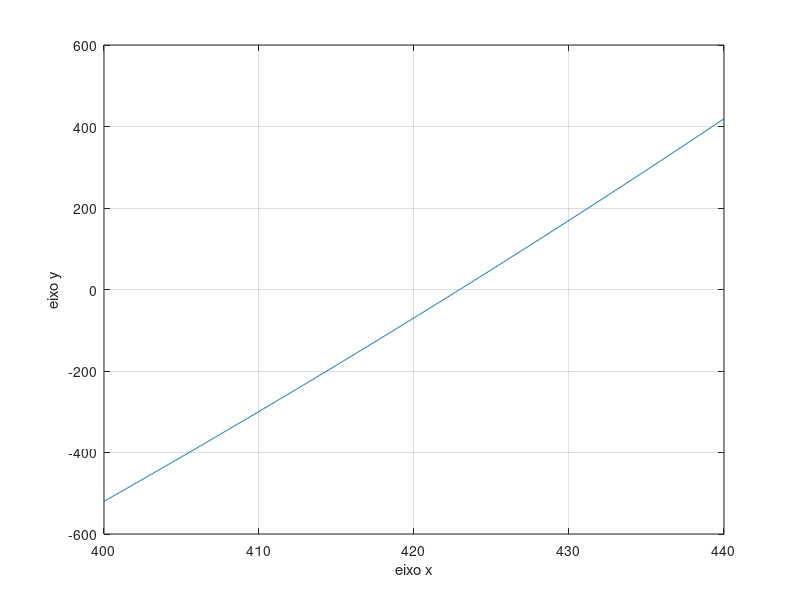

MATLAB code for this plot:
clc
clear all 
format long


x = [400:0.05:440];
% y =  (45.36*10.^-9)*x.^4 + 10*x - 5323.39;
% y = ( (pi)*0.1*0.25 * ( 10*(x - 298) + ((45.36*10.^-9)*(x.^4 - (298).^4)) ) )/18405;
 
y =  (45.36*10.^-9)*x.^4 + 10*x - 5681.105;

plot(x,y)    % nesse caso muda cor e coloca circulos
xlabel('eixo x')
ylabel('eixo y')
grid;


clc
clear all 

tol = 0.5*10.^-5;
x(1) = 430;


for i = 1:1000,
  
    
    %  x(i + 1) = x(i) - ( ( (45.36*10.^-9)*x(i).^4 + 10*x(i) - 5681.105 ) / ( (181.44*10.^-9)*x(i).^3 + 10 ) );
       x(i + 1) = x(i) - ( ( (45.36*10.^-9)*x(i).^4 + 10*x(i) - 5681.10578 ) / ( (181.44*10.^-9)*x(i).^3 + 10 ) );
    
    
     if abs( x(i) - x(i + 1) ) < tol
        % break;
     end
     
end

format longG
x'


clear all 



